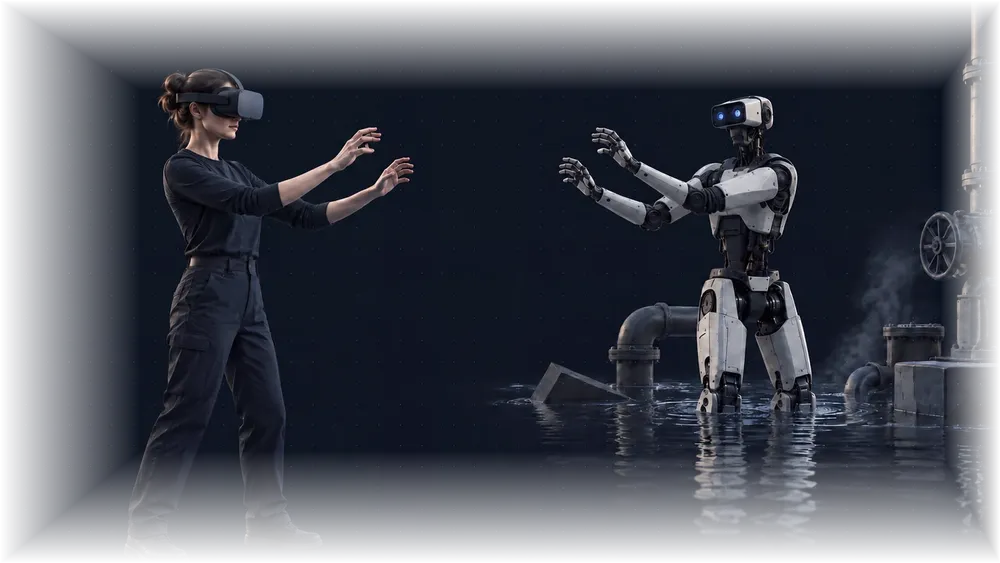
#> input picture app/assets/images/teleoperation-hero.webp, 1000 x 563 px, shrunk from 1672 x 941 before the run
$ python diff-png.py ../../../../app/assets/images/teleoperation-hero.webp ../../../../app/assets/images/teleoperation-hero.webp out.png
#> lines starting #> are read from the running program, lines starting #| are printed output that depends on the picture
#!/usr/bin/env python3
"""Compare two full-page screenshots and say WHERE they differ (#160).

    python3 scripts/diff-png.py a.png b.png [overlay.png]

A percentage is not an answer: "2% of pixels differ" is true of a page with a
wrong font and of a page with one misplaced icon. This prints the bands of
rows that differ and how wide the widest run in each is, which points at the
element -- a band at row 930 that is 124px wide is a heading, a band 1px tall
and 640px wide is a rule that moved.

Needs Pillow on the host (the puppeteer image has no Python).
"""
import sys
from PIL import Image, ImageChops

TOLERANCE = 12   # per-channel, to ignore JPEG-ish noise in screenshots
STEP = 2         # sample every other pixel; bands are what matters, not counts


def main() -> int:
    if len(sys.argv) < 3:
        print(__doc__)
        return 2

    a = Image.open(sys.argv[1]).convert('RGB')
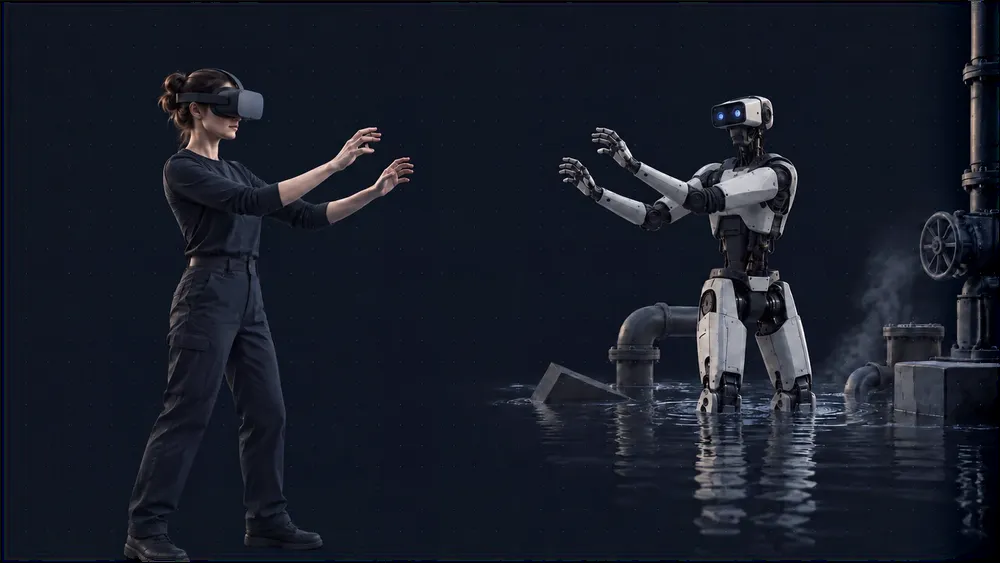
#> a: PIL image 1000x563 RGB; mean R, G, B 24.2, 29, 40.9
    b = Image.open(sys.argv[2]).convert('RGB')
    print(f'a {a.size}   b {b.size}')
#| a (1000, 563)   b (1000, 563)

    width = min(a.width, b.width)
#> width = 1000
    height = min(a.height, b.height)
#> height = 563
    if a.size != b.size:
        print(f'!! different size: {b.height - a.height:+d}px tall, '
              f'comparing the common {width}x{height}')
        a = a.crop((0, 0, width, height))
        b = b.crop((0, 0, width, height))

    diff = ImageChops.difference(a, b).convert('L').point(lambda v: 255 if v > TOLERANCE else 0)
#> diff: PIL image 1000x563 L; every value is 0
    pixels = diff.load()

    differing = 0
    rows = []
    for y in range(0, height, STEP):
        run = best = 0
        count = 0
        for x in range(0, width, STEP):
            if pixels[x, y]:
                count += 1
                run += STEP
                best = max(best, run)
            else:
                run = 0
        differing += count
        rows.append((count, best))
#> after the loop, differing = 0

    sampled = (width // STEP) * (height // STEP)
#> sampled = 140500
    print(f'differing: {differing} of {sampled} sampled ({differing / sampled:.2%})')
#| differing: 0 of 140500 sampled (0.00%)

    bands = []
    start = None
    for i, (count, best) in enumerate(rows):
        if count and start is None:
            start = i
        elif not count and start is not None:
            bands.append((start * STEP, (i - 1) * STEP, max(r[1] for r in rows[start:i])))
            start = None
#> after the loop, bands = []
    if start is not None:
        bands.append((start * STEP, height, max(r[1] for r in rows[start:])))

    print(f'bands: {len(bands)}')
#| bands: 0
    for y0, y1, widest in bands:
        print(f'  rows {y0:5d}-{y1:5d}  ({y1 - y0 + 1:4d} tall, peak {widest} px wide)')

    if len(sys.argv) > 3:
        overlay = b.copy()
        overlay.paste(Image.new('RGB', (width, height), (255, 0, 0)), (0, 0), diff)
        overlay.save(sys.argv[3])
        print(f'overlay -> {sys.argv[3]}')

    return 1 if differing else 0


if __name__ == '__main__':
    sys.exit(main())
#> (the program exits here)
